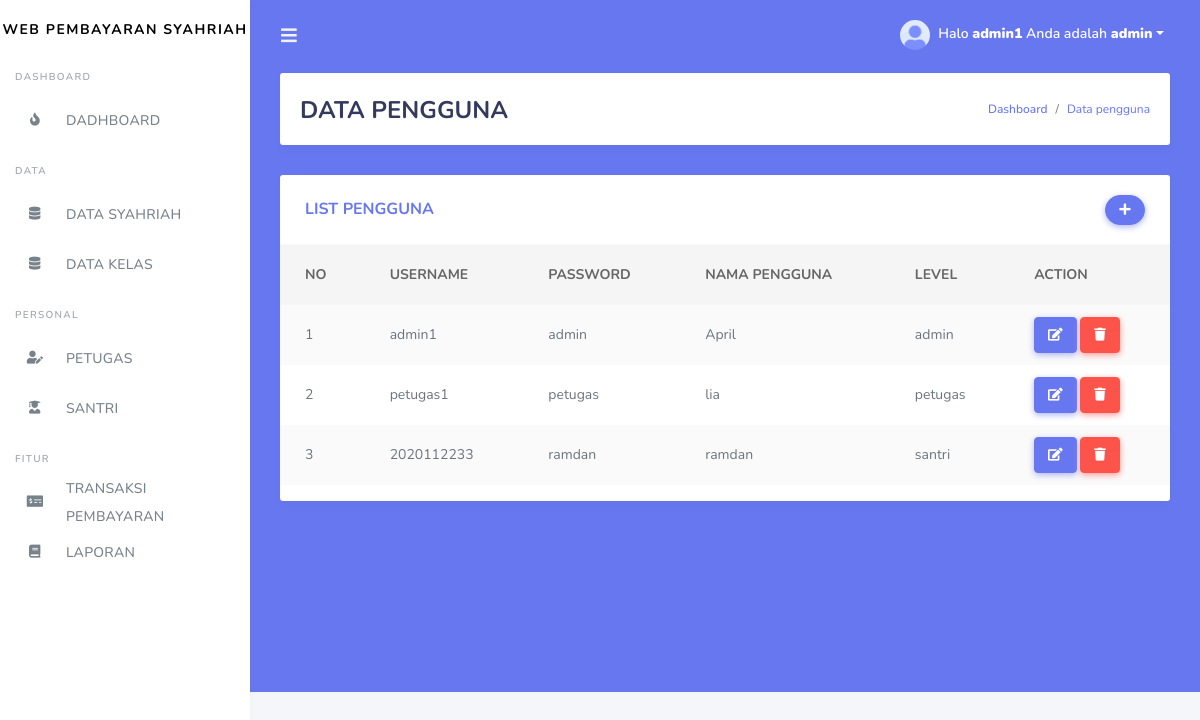
Page /petugas.php (signed in) on the committed database.
### tables this page shows
CREATE TABLE `petugas` (
  `id_petugas` int(11) NOT NULL,
  `username` varchar(25) NOT NULL,
  `password` varchar(32) NOT NULL,
  `nama_petugas` varchar(35) NOT NULL,
  `level` enum('admin','petugas','santri') NOT NULL
);

### petugas.php (the view, shortened to what this page needs)
<!DOCTYPE html>
<html>
  <head>
  </head>
<body>
	<?php
  include ('tampilan/header.php');
  include ('tampilan/sidebar.php');
?>
      <div class="main-content bg-primary">
        <section class="section">
          <div class="section-header">
            <h1>DATA PENGGUNA</h1>
            <div class="section-header-breadcrumb">
              <div class="breadcrumb-item active"><a href="#">Dashboard</a></div>
              <div class="breadcrumb-item text-primary">Data pengguna</div>
            </div>
          </div>
            <div class="row">
              <div class="col-12">
                <div class="card">
                  <div class="card-header">
                    <h4>LIST PENGGUNA</h4>
                    <div class="card-header-form">
                      <form>
                          <div class="input-group-btn">
                            <a href="tambah_petugas.php" class="btn btn-primary"><i class="fas fa-plus"></i></a>
                        </div>
                      </form>
                    </div>
                  </div>
                  <div class="card-body p-0">
                    <div class="table-responsive">
                      <table class="table table-striped">
                       <thead>
                          <tr>
                          <th>NO</th>
                          <th>USERNAME</th>
                          <th>PASSWORD</th>
                          <th>NAMA PENGGUNA</th>
                          <th>LEVEL</th>
                          <th>ACTION</th>
                        </tr>
                        </thead>
                         <tbody>
                           <?php
                              $query = "SELECT * FROM petugas ORDER BY id_petugas ASC";
                              $result = mysqli_query($koneksi, $query);
                              $no = 1;
                              while($row = mysqli_fetch_assoc($result))
                              {
                              ?>
                        <tr>
                          <td><?php echo $no; ?></td>
                          <td><?php echo $row['username']; ?></td>
                           <td><?php echo $row['password']; ?></td>
                            <td><?php echo $row['nama_petugas']; ?></td>
                             <td><?php echo $row['level']; ?></td>
                          <td>
                          <a href="edit_petugas.php?id=<?php echo $row['id_petugas']; ?>"class="btn btn-primary"><i class="fas fa-edit"></i></a>
                          <a href="proses_hapuspetugas.php?id=<?php echo $row['id_petugas']; ?>" class="btn btn-danger" onClick="return confirm('Anda yakin akan menghapus data ini?')"><i class="fas fa-trash"></i></a>
                          </td>
                        </tr>
                         <?php
                           $no++;
                           }
                         ?>
                         </tbody>
                      </table>
                    </div>
                  </div>
                </div>
              </div>
            </div>
        </section>
      </div>
    </div>
  </div>
</body>
</html>

### rows in the picture
petugas: username "admin1", password "admin", nama_petugas "April", level "admin"
petugas: username "petugas1", password "petugas", nama_petugas "lia", level "petugas"
petugas: username "2020112233", password "ramdan", nama_petugas "ramdan", level "santri"

### other values in the picture
$_SESSION['username'] "admin1"
$_SESSION['level'] "admin"
